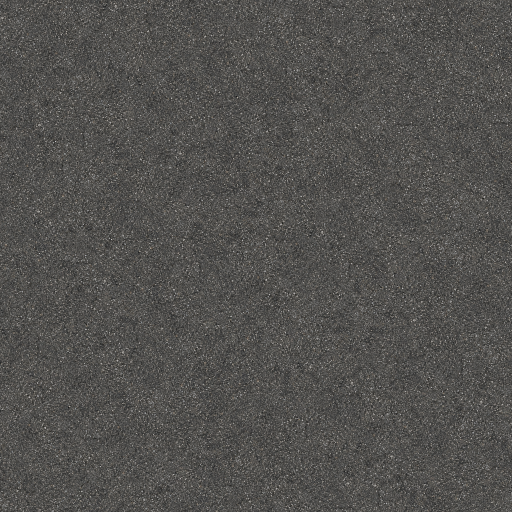
#> input picture tools/materials/roads/asphalt/sources/pigment.png, 1024 x 1024 px (shown at 1/2 size)
$ python plant_sources.py roads/asphalt/sources/pigment.png roads/asphalt/sources/pigment.png roads/asphalt/sources/pigment.png
#> lines starting #> are read from the running program, lines starting #| are printed output that depends on the picture; after the words box and inside, x2 and y2 are one past the last pixel; in counts of white or black regions, pixels touching at a corner belong together
### tools/materials/seamless.py
"""Make aligned fields tile without a seam, all of them by the same operation (needs numpy and scipy).

seamless(stack, weights): stack is H x W x C floats (every map or source field of one material, aligned); weights
gives each channel's say in where the cut runs. Each axis in turn, the texture and a copy rolled by half a tile: their
broad component (a wrapped Gaussian) cross-fades from the copy at the tile's edges to the texture in its middle, and
their fine grain switches from one to the other along a minimum-error cut, so stones and grit stay whole instead of
ghosting. Neither the texture's edges nor the copy's (which lie in the tile's middle) survive, so whatever seam or
edge ramp the texture had goes with them.
"""
import numpy as np
from scipy.ndimage import gaussian_filter, gaussian_filter1d


def _smoothstep(a, b, x):
    t = np.clip((x - a) / (b - a), 0, 1)
    return t * t * (3 - 2 * t)


def _cut(cost, starts=32):
    """A path down cost (rows x columns), one column a row and at most one column of change a row, of minimum total
    cost, closing on itself across the wrap (its last row within one column of its first)."""
    rows, cols = cost.shape
    best, best_path = np.inf, None
    for start in np.unique(np.linspace(0, cols - 1, starts).round().astype(int)):
        total = np.full(cols, np.inf)
        total[start] = cost[0, start]
        back = np.zeros((rows, cols), np.int64)
        for row in range(1, rows):
            choice = np.stack([np.concatenate([[np.inf], total[:-1]]), total, np.concatenate([total[1:], [np.inf]])])
            pick = choice.argmin(0)
            back[row] = np.arange(cols) + pick - 1
            total = choice[pick, np.arange(cols)] + cost[row]
        closing = np.full(cols, np.inf)
        lo, hi = max(start - 1, 0), min(start + 1, cols - 1)
        closing[lo:hi + 1] = total[lo:hi + 1]
        end = int(closing.argmin())
        if closing[end] < best:
            best = closing[end]
            best_path = np.empty(rows, np.int64)
            best_path[-1] = end
            for row in range(rows - 1, 0, -1):
                best_path[row - 1] = back[row, best_path[row]]
    return best_path


def _across(stack, weights, broad=24.0, band=96, feather=1.5):
#> called with broad = 24, band = 96, feather = 1.5
    height, width, channels = stack.shape
#> height = 512; width = 512; channels = 4
    rolled = np.roll(stack, width // 2, axis=1)
    low = np.stack([gaussian_filter(stack[..., c], broad, mode='wrap') for c in range(channels)], -1)
    low_rolled = np.roll(low, width // 2, axis=1)
    fine, fine_rolled = stack - low, rolled - low_rolled
    x = np.arange(width)
#> x = 512 values from 0 to 511
    share = _smoothstep(.1, .85, np.minimum(x, width - 1 - x) / (width / 2))[None, :, None]
    difference = ((fine - fine_rolled) ** 2 * weights).sum(-1) + .25 * ((low - low_rolled) ** 2 * weights).sum(-1)
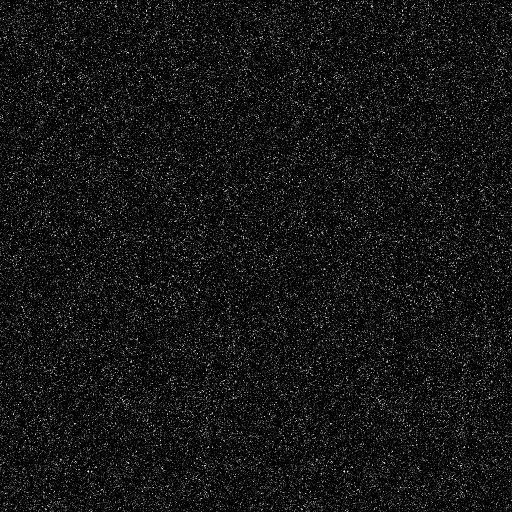
#> difference: shape (512, 512) float64; min 1.31e-06, max 2.62, mean 0.231; drawn with min black and max white
    cuts = []
    for middle in (width // 4, 3 * width // 4):
        cuts.append(_cut(difference[:, middle - band:middle + band]) + middle - band)
#> after the loop, cuts = 2 items
    mask = np.zeros((height, width))
    for row in range(height):
        mask[row, cuts[0][row]:cuts[1][row]] = 1
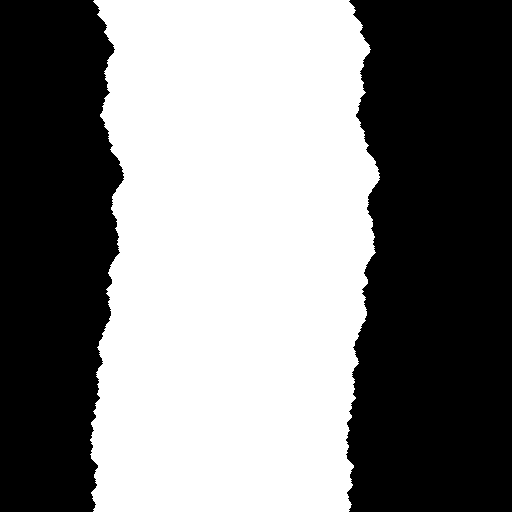
#> mask: shape (512, 512) float64; values 0 (black) and 1 (white), 50% white; 1 white region, box (x1, y1, x2, y2) and area: (90, 0, 380, 512) 131072
    mask = gaussian_filter1d(mask, feather, axis=1, mode='wrap')[..., None]
    return share * low + (1 - share) * low_rolled + mask * fine + (1 - mask) * fine_rolled


def seamless(stack, weights):
    out = _across(stack, weights)
    return np.transpose(_across(np.transpose(out, (1, 0, 2)), weights), (1, 0, 2))
#> call 2 of _across, with broad = 24, band = 96, feather = 1.5
#> in _across (call 2), `fine, fine_rolled = stack - low, rolled - low_rolled`:
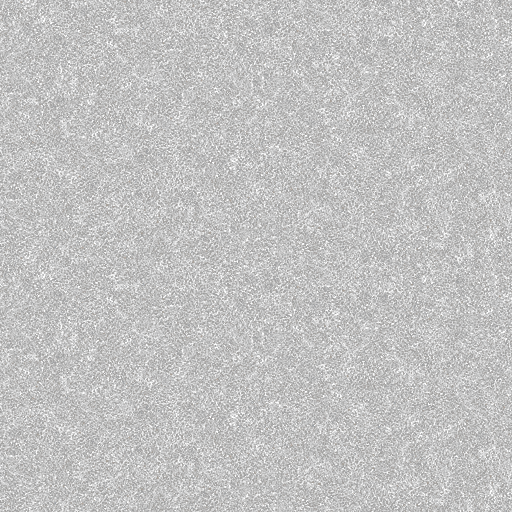
#> fine_rolled: shape (512, 512, 4) float64; mean of channels 0, 1, 2, 3 -2.67e-17, -2.84e-17, -2.66e-17, -4.43e-17; transparent parts drawn white
#> after the loop in _across (call 2), `for row in range(height):`: mask: shape (512, 512) float64; values 0 (black) and 1 (white), 50% white; 1 white region, box (x1, y1, x2, y2) and area: (85, 0, 361, 512) 131072
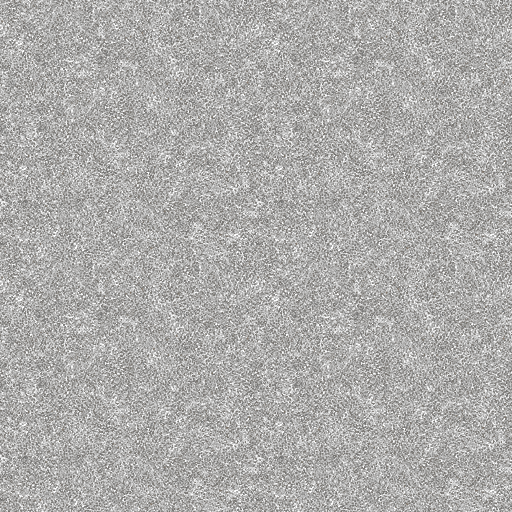
#> returned value: shape (512, 512, 4) float64; mean of channels 0, 1, 2, 3 0.324, 0.319, 0.309, 0.493; transparent parts drawn white


# [8 lines left out: function wrap_report, not called in this run]

### tools/materials/plant_sources.py
"""Sources for a plant material project from a photographic study (needs numpy, scipy and Pillow).

    python tools/materials/plant_sources.py cutout <study.png> tools/materials/<folder>/<name>/sources [--flip]
    python tools/materials/plant_sources.py bark <study.png> tools/materials/<folder>/<name>/sources

`cutout`: the study shows the plant part on a flat magenta (#FF00FF) background. It is keyed out, the magenta spill
removed, the part fitted into 512 px inside a transparent margin with its base just above the bottom edge's centre
(`--flip` turns a study whose base is at the top, such as hanging strands) and its colour bled past the edges for
mipmaps. Writes <name>.png and the height fields of a project cloned from vegetation/conifer-cutout: R height (edge
falloff plus brightness), G its broad neighbourhood, B brightness, A green tissue.
`bark`: the study fills the frame. The broad light is flattened, the tile made seamless (seamless.py) and the pigment
brought to the light neutral grey the models tint with their vertex colours. Writes pigment.png and the fields of a
project cloned from vegetation/bark: R and B height, G its one-texel neighbourhood, A one.
"""
import sys
from pathlib import Path

import numpy as np
from PIL import Image
from scipy.ndimage import distance_transform_edt, gaussian_filter

sys.path.insert(0, str(Path(__file__).resolve().parent))
from seamless import seamless  # noqa: E402

SIZE = 512
LUMA = np.array([.2126, .7152, .0722])


def fields(stack, out):
    """Write H x W x 4 fields in [0, 1] as the high and low bytes of 16-bit codes."""
    codes = np.clip(np.round(stack * 65535), 0, 65535).astype(np.int64)
    Image.fromarray((codes // 256).astype(np.uint8), 'RGBA').save(out / 'structure-high.png')
    Image.fromarray((codes % 256).astype(np.uint8), 'RGBA').save(out / 'structure-low.png')


def cutout(study, out, flip):
    rgb = np.asarray(Image.open(study).convert('RGB'), float) / 255
    if flip:
        rgb = rgb[::-1, ::-1]
    # Magenta is high red and blue over low green; plants, bark and petals are not.
    magenta = np.minimum(rgb[..., 0], rgb[..., 2]) - rgb[..., 1]
    alpha = np.clip((.42 - magenta) / .3, 0, 1)
    # Spill raises red and blue together above green; browns, greys and whites keep one of them at or below it.
    excess = np.clip(magenta, 0, None)[..., None] * [1, 0, 1]
    rgb = rgb - excess
    # Bleed the part's colour outward, so neither the resampling nor mipmaps fetch the background.
    _, (iy, ix) = distance_transform_edt(alpha < .5, return_indices=True)
    rgb = np.where((alpha < .5)[..., None], rgb[iy, ix], rgb)
    rows, cols = np.nonzero(alpha > .5)
    top, bottom, left, right = rows.min(), rows.max(), cols.min(), cols.max()
    # Fit the part inside a transparent margin, so no card shows a hard edge, its base centred just above the bottom
    # edge (where the models' cards start, BASE_V in build_trees.py).
    centre = (left + right) / 2
    side = max((bottom - top + 1) / .95, (right - left + 1) / .94)
    base = bottom + 1 + .015 * side
    box = (centre - side / 2, base - side, centre + side / 2, base)
    image = Image.fromarray(np.uint8(np.dstack([rgb.clip(0, 1), alpha]) * 255 + .5), 'RGBA')
    part = np.asarray(image.transform((SIZE, SIZE), Image.EXTENT, box, Image.BICUBIC), float) / 255
    rgb, alpha = part[..., :3], part[..., 3]
    _, (iy, ix) = distance_transform_edt(alpha < .5, return_indices=True)
    rgb = np.where((alpha < .5)[..., None], rgb[iy, ix], rgb)
    name = Path(out).parent.name
    Image.fromarray(np.uint8(np.dstack([rgb, alpha]).clip(0, 1) * 255 + .5), 'RGBA').save(out / f'{name}.png')
    luma = (rgb * LUMA).sum(-1)
    bright = np.clip(luma / max(np.percentile(luma[alpha > .5], 99), 1e-3), 0, 1)
    height = np.clip(.3 * gaussian_filter(alpha, 2) + .3 * bright * alpha + .26, 0, 1)
    green = rgb[..., 1] - .5 * (rgb[..., 0] + rgb[..., 2])
    tissue = np.clip(green / max(np.percentile(green[alpha > .5], 99), 1e-3), 0, 1)
    fields(np.dstack([height, gaussian_filter(height, 10), bright, tissue]), out)


def bark(study, out):
    rgb = np.asarray(Image.open(study).convert('RGB').resize((SIZE, SIZE), Image.LANCZOS), float) / 255
    # Flatten the broad light; keep the wood's own streaks and checks.
    broad = gaussian_filter((rgb * LUMA).sum(-1), SIZE / 6, mode='reflect')
    rgb = rgb * (broad.mean() / broad)[..., None]
    luma = (rgb * LUMA).sum(-1)
    height = luma - gaussian_filter(luma, 24, mode='reflect')
    height = np.clip(.5 + height / (4 * height.std()), 0, 1)
    tiled = seamless(np.dstack([rgb, height]), [1, 1, 1, 2])
    rgb, height = tiled[..., :3], tiled[..., 3]
    # A light neutral grey under the models' vertex tints, its own hue kept faint.
    luma = (rgb * LUMA).sum(-1)
    rgb = luma[..., None] + .35 * (rgb - luma[..., None])
    rgb *= .7 / luma.mean()
    Image.fromarray(np.uint8(np.dstack([rgb.clip(0, 1), np.ones(luma.shape)]) * 255 + .5), 'RGBA').save(
        out / 'pigment.png')
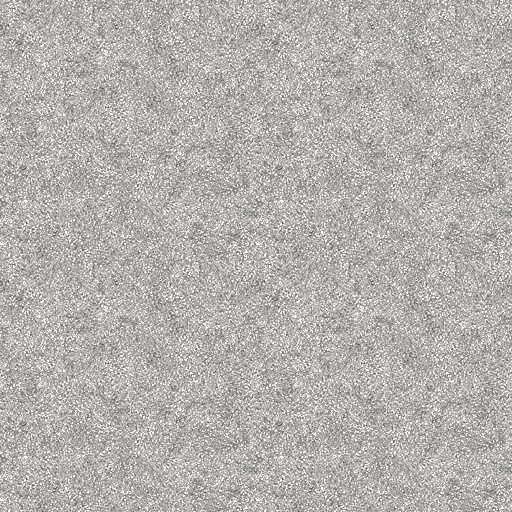
#> saved as pigment.png: PIL image 512x512 RGBA; mean R, G, B, A 178.5, 177.6, 175.8, 255
    fields(np.dstack([height, gaussian_filter(height, 1, mode='wrap'), height, np.ones(height.shape)]), out)
#> in fields, `codes = np.clip(np.round(stack * 65535), 0, 65535).astype(np.int64)`:
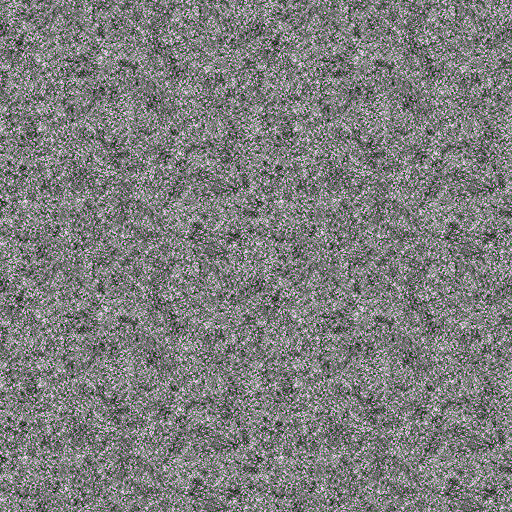
#> codes: shape (512, 512, 4) int64; mean of channels 0, 1, 2, 3 32301.1, 32302.1, 32301.1, 65535; drawn with min black and max white
#> in fields, `Image.fromarray((codes % 256).astype(np.uint8), 'RGBA').save(out / 'st..`:
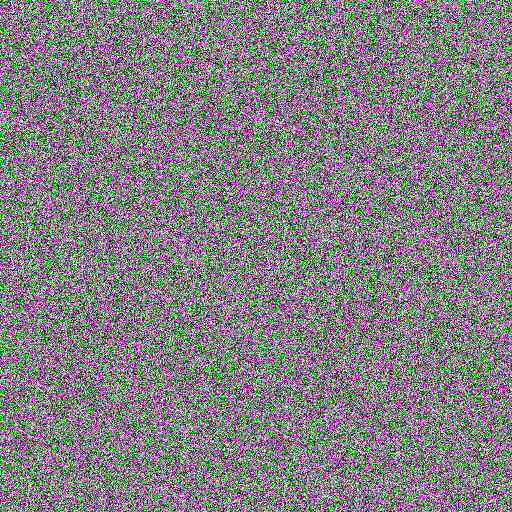
#> saved as structure-low.png: PIL image 512x512 RGBA; mean R, G, B, A 130.3, 128, 130.3, 255


if __name__ == '__main__':
    kind, study, target = sys.argv[1], Path(sys.argv[2]), Path(sys.argv[3])
    target.mkdir(parents=True, exist_ok=True)
    cutout(study, target, '--flip' in sys.argv) if kind == 'cutout' else bark(study, target)
